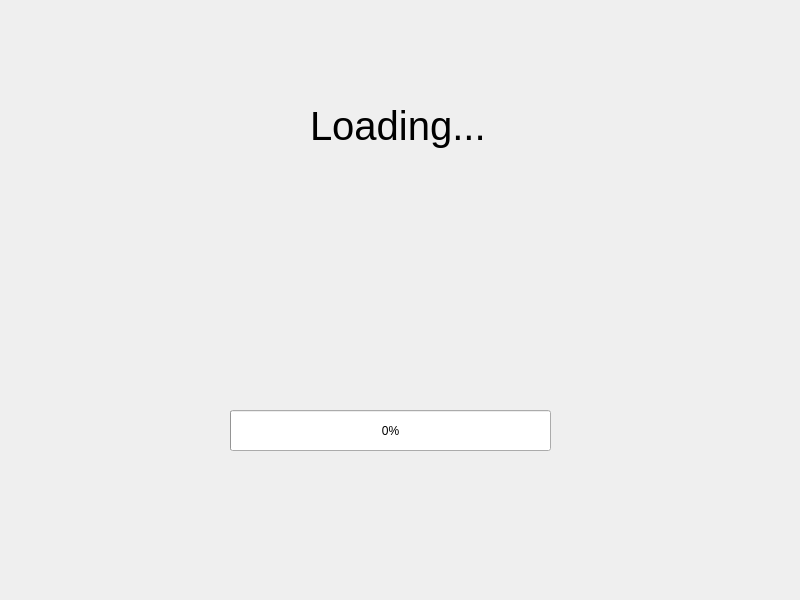
<?xml version="1.0" encoding="UTF-8"?>
<ui version="4.0">
 <class>LoadingWindow</class>
 <widget class="QWidget" name="LoadingWindow">
  <property name="geometry">
   <rect>
    <x>0</x>
    <y>0</y>
    <width>800</width>
    <height>600</height>
   </rect>
  </property>
  <property name="windowTitle">
   <string>Form</string>
  </property>
  <widget class="QLabel" name="label">
   <property name="geometry">
    <rect>
     <x>0</x>
     <y>0</y>
     <width>800</width>
     <height>600</height>
    </rect>
   </property>
   <property name="text">
    <string/>
   </property>
  </widget>
  <widget class="QLabel" name="label_2">
   <property name="geometry">
    <rect>
     <x>310</x>
     <y>80</y>
     <width>191</width>
     <height>91</height>
    </rect>
   </property>
   <property name="font">
    <font>
     <family>Ubuntu</family>
     <pointsize>30</pointsize>
    </font>
   </property>
   <property name="text">
    <string>Loading...</string>
   </property>
  </widget>
  <widget class="QProgressBar" name="progressBar">
   <property name="geometry">
    <rect>
     <x>230</x>
     <y>410</y>
     <width>321</width>
     <height>41</height>
    </rect>
   </property>
   <property name="value">
    <number>0</number>
   </property>
  </widget>
 </widget>
 <resources/>
 <connections/>
</ui>
